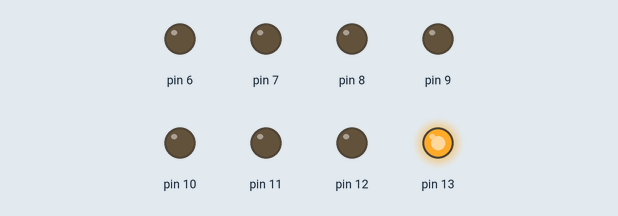
Recording of a sketch running on a simulated Arduino Uno, built with avr-gcc and run on an emulated ATmega328P. Shown: output pins drawn as LEDs (lit = HIGH).

Above: at 0.05 s.
At 0.85 s:
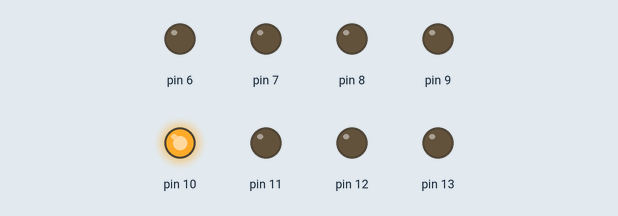
At 1.6 s:
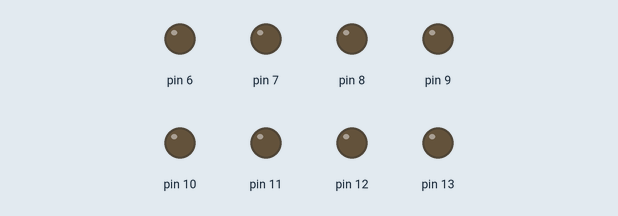
At 1.8 s:
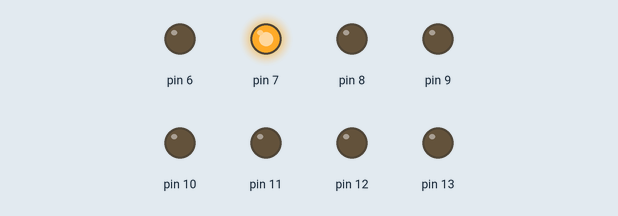
At 4.0 s:
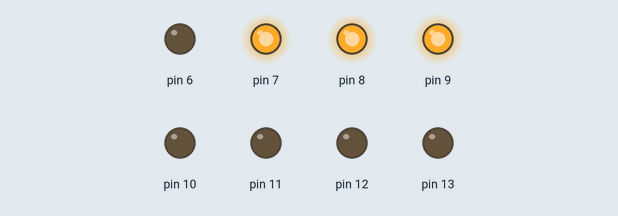
At 5.0 s:
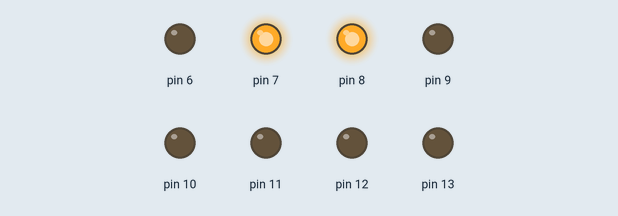
Timing chart, 0 to 6.9 s (numbered marks = the images above):
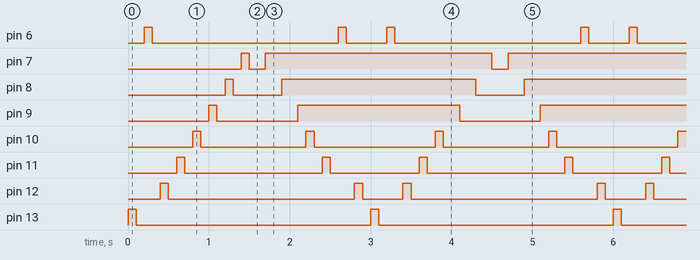

The sketch:

Leds.ino
```cpp
void setup() {
  // put your setup code here, to run once:
  pinMode(13, OUTPUT);
  pinMode(12, OUTPUT);
  pinMode(11, OUTPUT);
  pinMode(10, OUTPUT);
  pinMode(9, OUTPUT);
  pinMode(8, OUTPUT);
  pinMode(7, OUTPUT);
  pinMode(6, OUTPUT);

}

void loop() {
  // put your main code here, to run repeatedly:
  digitalWrite(13, HIGH);
  delay(100);
  digitalWrite(13, LOW);
  delay(100);
  digitalWrite(6, HIGH);
  delay(100);
  digitalWrite(6, LOW);
  delay(100);
  digitalWrite(12, HIGH);
  delay(100);
  digitalWrite(12, LOW);
  delay(100);
  digitalWrite(11, HIGH);
  delay(100);
  digitalWrite(11, LOW);
  delay(100);
  digitalWrite(10, HIGH);
  delay(100);
  digitalWrite(10, LOW);
  delay(100);
  digitalWrite(9, HIGH);
  delay(100);
  digitalWrite(9, LOW);
  delay(100);
  digitalWrite(8, HIGH);
  delay(100);
  digitalWrite(8, LOW);
  delay(100);
  digitalWrite(7, HIGH);
  delay(100);
  digitalWrite(7, LOW);
  delay(100);
  digitalWrite(7, LOW);
  delay(100);
  digitalWrite(7, HIGH);
  delay(100);
  digitalWrite(8, LOW);
  delay(100);
  digitalWrite(8, HIGH);
  delay(100);
  digitalWrite(9, LOW);
  delay(100);
  digitalWrite(9, HIGH);
  delay(100);
  digitalWrite(10, HIGH);
  delay(100);
  digitalWrite(10, LOW);
  delay(100);
  digitalWrite(11, HIGH);
  delay(100);
  digitalWrite(11, LOW);
  delay(100);
  digitalWrite(6, HIGH);
  delay(100);
  digitalWrite(6, LOW);
  delay(100);
  digitalWrite(12, HIGH);
  delay(100);
  digitalWrite(12, LOW);
  delay(100);
}
```

Measured:
- by itself, pin 6, pin 12: repeats every 3.0 s: LOW 2.3 s, HIGH 0.10 s, LOW 0.50 s, HIGH 0.10 s
- by itself, pin 7: repeats every 3.0 s: LOW 0.20 s, HIGH 2.8 s
- by itself, pin 8: repeats every 3.0 s: LOW 0.60 s, HIGH 2.4 s
- by itself, pin 9: repeats every 3.0 s: LOW 1.0 s, HIGH 2.0 s
- by itself, pin 10: alternates HIGH for 0.10 s and LOW for 1.4 s
- by itself, pin 11: repeats every 3.0 s: LOW 1.7 s, HIGH 0.10 s, LOW 1.1 s, HIGH 0.10 s
- by itself, pin 13: alternates HIGH for 0.10 s and LOW for 2.9 s
